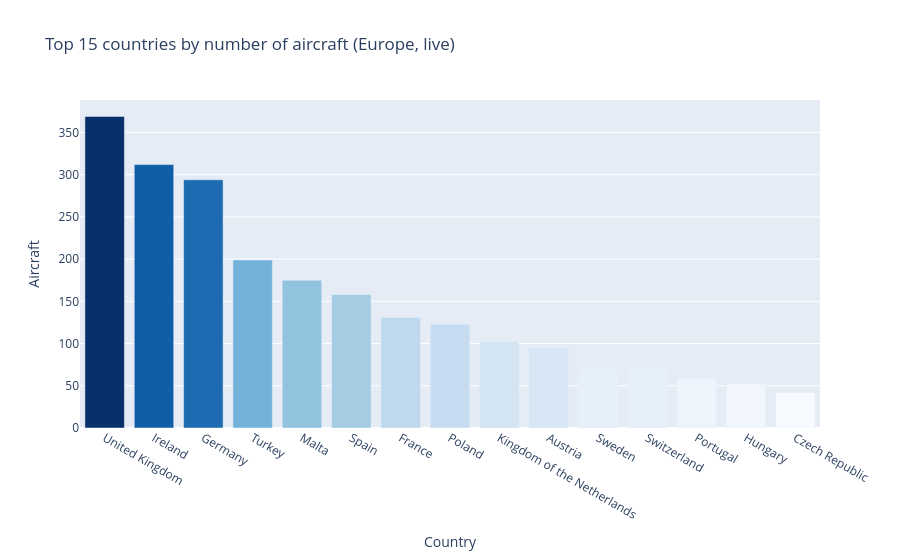

Notebook cell for this chart:
### Markdown cell above
## 3. Top countries

### Code cell
# pandas 2.x: value_counts().reset_index() gives columns [original_name, "count"]
top_countries = (
    df["origin_country"]
    .value_counts()
    .head(15)
    .reset_index()
)
# columns are: "origin_country", "count"

fig = px.bar(
    top_countries,
    x="origin_country",
    y="count",
    title="Top 15 countries by number of aircraft (Europe, live)",
    labels={"origin_country": "Country", "count": "Aircraft"},
    color="count",
    color_continuous_scale="Blues",
)
fig.update_layout(coloraxis_showscale=False)
fig.show()

### Figure 1 — Plotly figure (JSON) as saved in the notebook; plotly's stock layout.template omitted (floating-point values rounded to 4 significant figures)
{"data": [{"hovertemplate": "Country=%{x}<br>Aircraft=%{marker.color}<extra></extra>", "legendgroup": "", "marker": {"color": [369, 312, 294, 199, 175, 158, 131, 123, 102, 95, 70, 70, 59, 52, 42], "coloraxis": "coloraxis", "pattern": {"shape": ""}}, "name": "", "orientation": "v", "showlegend": false, "textposition": "auto", "type": "bar", "x": ["United Kingdom", "Ireland", "Germany", "Turkey", "Malta", "Spain", "France", "Poland", "Kingdom of the Netherlands", "Austria", "Sweden", "Switzerland", "Portugal", "Hungary", "Czech Republic"], "xaxis": "x", "y": [369, 312, 294, 199, 175, 158, 131, 123, 102, 95, 70, 70, 59, 52, 42], "yaxis": "y"}], "layout": {"barmode": "relative", "coloraxis": {"colorbar": {"title": {"text": "Aircraft"}}, "colorscale": [[0, "rgb(247,251,255)"], [0.125, "rgb(222,235,247)"], [0.25, "rgb(198,219,239)"], [0.375, "rgb(158,202,225)"], [0.5, "rgb(107,174,214)"], [0.625, "rgb(66,146,198)"], [0.75, "rgb(33,113,181)"], [0.875, "rgb(8,81,156)"], [1, "rgb(8,48,107)"]], "showscale": false}, "legend": {"tracegroupgap": 0}, "title": {"text": "Top 15 countries by number of aircraft (Europe, live)"}, "xaxis": {"anchor": "y", "domain": [0, 1], "title": {"text": "Country"}}, "yaxis": {"anchor": "x", "domain": [0, 1], "title": {"text": "Aircraft"}}}}
